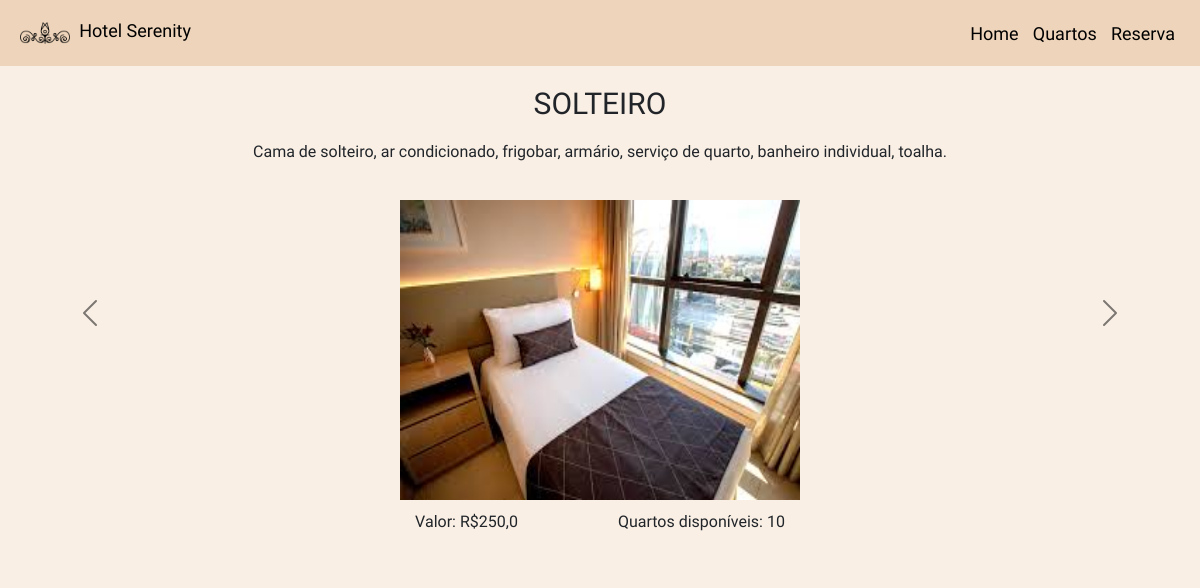
The page /quartos on the database its author committed.
### hotel/models.py (models this page shows, shortened)
class hotel (models.Model):
    titulo = models.CharField(max_length=50)
    descricao = models.TextField(max_length=1800)
    logo = models.ImageField(upload_to="logo/")

class quarto(models.Model):
    tipo = models.CharField(max_length=15, choices=TIPOS_QUARTOS)
    disponibilidade = models.IntegerField()
    valor = models.FloatField(max_length=4)
    descricao = models.TextField(max_length=255)
    foto_quarto = models.ImageField(upload_to="foto_quarto/")

### hotel/views.py (the view)
# urls.py: path('quartos', include('hotel.urls'))
def quartos(request):
    context = {}
    dados_hotel = hotel.objects.all()
    context["dados_hotel"] = dados_hotel
    dados_quarto = quarto.objects.all()
    context["dados_quarto"] = dados_quarto
    return render(request,'quartos.html', context)

### hotel/templates/quartos.html (shortened to what this page needs)
{% extends 'index.html' %}
{% block body %}
    <div id="quartosCarousel" class="carousel slide" data-bs-ride="carousel">
        <div class="carousel-inner">
            {% for item in dados_quarto %}
                <div class="carousel-item {% if forloop.first %}active{% endif %}">
                    <div class="text-center" style="padding-top: 20px;">
                        <h2 class="sedan-sc-regular" style="font-size: 30px;">{{item.tipo}}</h2>
                        <p class="sedan-sc-regular" style="font-size: 16px; padding-left: 100px; padding-right: 100px; padding-top: 10px; padding-bottom: 20px;">{{item.descricao}}</p>
                        <img style="width: 400px; height: 300px;" src="{{item.foto_quarto.url}}" alt="Quarto"/>
                        <div style="display: flex; flex-direction: row; justify-content: center; padding: 10px;">
                            <p style="padding-right: 100px;" class="sedan-sc-regular">Valor: R${{item.valor}}</p>
                            <p class="sedan-sc-regular">Quartos disponíveis: {{item.disponibilidade}}</p>
                        </div>
                    </div>
                </div>
            {% endfor %}
        </div>
        <button class="carousel-control-prev" type="button" data-bs-target="#quartosCarousel" data-bs-slide="prev">
            <span class="carousel-control-prev-icon" aria-hidden="true"></span>
        </button>
        <button class="carousel-control-next" type="button" data-bs-target="#quartosCarousel" data-bs-slide="next">
            <span class="carousel-control-next-icon" aria-hidden="true"></span>
        </button>
    </div>
{% endblock %}

### templates/nav.html (shortened to what this page needs)
<nav class="navbar" style="background-color: #eaccadc0; padding: 8px;">
    {% for item in dados_hotel %}
    <div class="container-fluid">
        <div>
            <img style="width: 50px; height: 50px;" src="{{item.logo.url}}" alt="Logo"/>
            <a style="font-size: 18px; color: #000000; padding-left: 5px; text-decoration-line: none;" class="sedan-sc-regular" href="/">{{item.titulo}} </a>
        </div>
        <div>
            <a style="font-size: 18px; padding: 5px; color: #000000; text-decoration-line: none;" class="sedan-sc-regular" href="/">Home</a>
            <a style="font-size: 18px; padding: 5px; color: #000000; text-decoration-line: none;" class="sedan-sc-regular" href="quartos">Quartos</a>
            <a style="font-size: 18px; padding: 5px; color: #000000; text-decoration-line: none;" class="sedan-sc-regular" href="reservas">Reserva</a>
        </div>
    </div>
    {% endfor %}
</nav>

### templates/nav.html (style rules this page uses)
.sedan-sc-regular { font-family: "Sedan SC", serif; font-weight: 400; font-style: normal; }

### hotel/templates/quartos.html (style rules this page uses)
.carousel-control-prev-icon, .carousel-control-next-icon { filter: invert(100%); }
.sedan-sc-regular { font-family: "Sedan SC", serif; font-weight: 400; font-style: normal; }

### rows shown on the page
hotel: logo (picture), titulo "Hotel Serenity"
quarto: tipo "SOLTEIRO", descricao "Cama de solteiro, ar condicionado, frigobar, armário, serviço de quarto, banheiro individual, toalha.", foto_quarto (picture), valor "250,0", disponibilidade "10"
